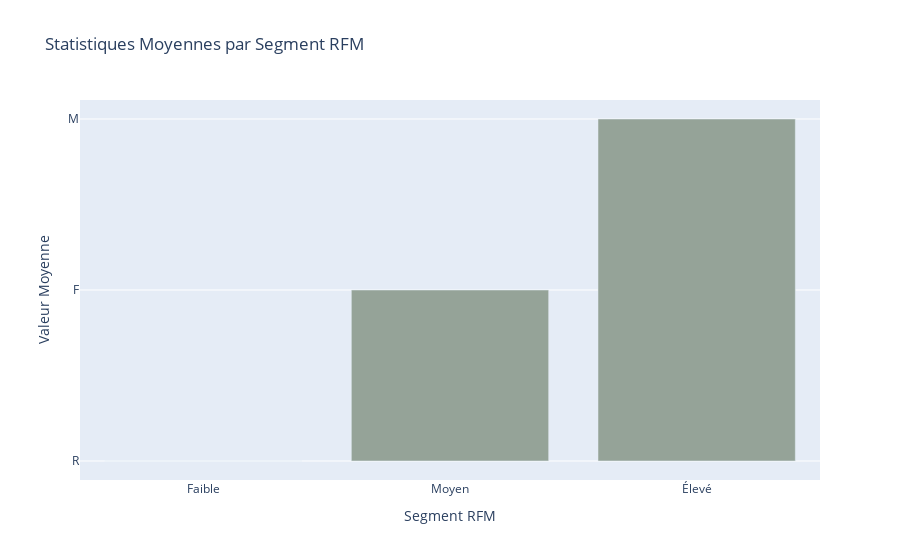

Here is the notebook cell this chart was saved with:
### Code cell
# Visualiser les statistiques par segment
fig = px.bar(rfm_summary, x='RFM_segment', y=['R', 'F', 'M'], barmode='group', title='Statistiques Moyennes par Segment RFM',
            color_discrete_sequence=couleur)
fig.update_layout(
    xaxis_title='Segment RFM',
    yaxis_title='Valeur Moyenne',
)
fig.show()

### Figure 1 — Plotly figure (JSON) as saved in the notebook; plotly's stock layout.template omitted (floating-point values rounded to 4 significant figures)
{"data": [{"alignmentgroup": "True", "hovertemplate": "RFM_segment=%{x}<br>y=%{y}<extra></extra>", "legendgroup": "", "marker": {"color": "#95a398", "pattern": {"shape": ""}}, "name": "", "offsetgroup": "", "orientation": "v", "showlegend": false, "textposition": "auto", "type": "bar", "x": ["Faible", "Moyen", "Élevé"], "xaxis": "x", "y": ["R", "F", "M"], "yaxis": "y"}], "layout": {"barmode": "group", "legend": {"tracegroupgap": 0}, "title": {"text": "Statistiques Moyennes par Segment RFM"}, "xaxis": {"anchor": "y", "domain": [0, 1], "title": {"text": "Segment RFM"}}, "yaxis": {"anchor": "x", "domain": [0, 1], "title": {"text": "Valeur Moyenne"}}}}
